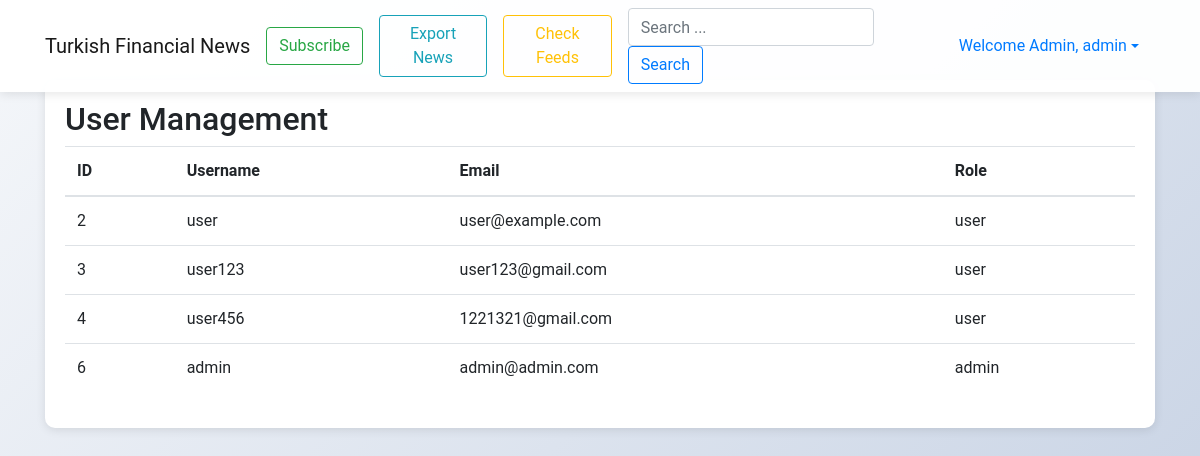
Screenshot of /admin_users.php (signed in) with the database file from the repository.
### tables this page shows
CREATE TABLE `users` (
  `id` int(11) NOT NULL,
  `username` varchar(50) NOT NULL,
  `password` varchar(255) NOT NULL,
  `email` varchar(100) NOT NULL,
  `role` enum('user','admin') DEFAULT 'user',
  `created_at` timestamp NOT NULL DEFAULT current_timestamp(),
  `profile_picture` varchar(255) DEFAULT NULL
);

### public/admin_users.php (the view, shortened to what this page needs)
<?php
require_once 'config.php';
$query = "SELECT id, username, email, role FROM users";
$result = $conn->query($query);
?>
<!DOCTYPE html>
<html lang="en">
<head>
    <link rel="stylesheet" href="https://maxcdn.bootstrapcdn.com/bootstrap/4.5.2/css/bootstrap.min.css">
</head>
<body>
    <?php include 'navbar.php'; ?>
    <div class="container container-main">
        <div class="admin-card">
            <h2>User Management</h2>
            <table class="table">
                <thead>
                    <tr>
                        <th>ID</th>
                        <th>Username</th>
                        <th>Email</th>
                        <th>Role</th>
                    </tr>
                </thead>
                <tbody>
                    <?php while($user = $result->fetch_assoc()): ?>
                        <tr>
                            <td><?php echo htmlspecialchars($user['id']); ?></td>
                            <td><?php echo htmlspecialchars($user['username']); ?></td>
                            <td><?php echo htmlspecialchars($user['email']); ?></td>
                            <td><?php echo htmlspecialchars($user['role']); ?></td>
                        </tr>
                    <?php endwhile; ?>
                </tbody>
            </table>
        </div>
    </div>
</body>
</html>

### public/navbar.php (shortened to what this page needs)
<nav class="navbar navbar-expand-lg fixed-top navbar-light">
    <div class="container">
        <a class="navbar-brand" href="index.php">Turkish Financial News</a>
        <div class="collapse navbar-collapse justify-content-end" id="navbarNav">
            <a href="subscribe.php" class="btn btn-outline-success mr-3">Subscribe</a>
            <a href="export_news.php" class="btn btn-outline-info mr-3">Export News</a>
            <a href="check_feeds.php" class="btn btn-outline-warning mr-3">Check Feeds</a>
            <form method="GET" action="index.php" class="form-inline my-2 my-lg-0 search-form-nav mr-3">
                <input type="text" name="search" class="form-control mr-2" placeholder="Search ...">
                <button type="submit" class="btn btn-outline-primary my-2 my-sm-0">Search</button>
            </form>
            <?php if(isset($_SESSION['user_id'])): ?>
                <div class="nav-item dropdown">
                    <a class="nav-link dropdown-toggle d-flex align-items-center" href="#" id="navbarDropdown" role="button" data-toggle="dropdown">
                        <?php if(isset($_SESSION['role']) && $_SESSION['role'] === 'admin'): ?>
                            Welcome Admin, <?php echo htmlspecialchars($_SESSION['username']); ?>
                        <?php else: ?>
                            Welcome, <?php echo htmlspecialchars($_SESSION['username']); ?>
                        <?php endif; ?>
                    </a>
                </div>
            <?php endif; ?>
        </div>
    </div>
</nav>

### public/admin_users.php (style rules this page uses)
.container-main { padding-top: 80px; }
.admin-card { background: white; padding: 20px; border-radius: 10px; box-shadow: 0 2px 10px rgba(0,0,0,0.1); }
body { font-family: 'Roboto', sans-serif; background: linear-gradient(135deg, #f5f7fa 0%, #c3cfe2 100%); min-height: 100vh; }
.navbar { background: rgba(255, 255, 255, 0.95); box-shadow: 0 2px 10px rgba(0,0,0,0.1); }

### rows the page displays
users: id "2", username "user", email "user@example.com", role "user"
users: id "3", username "user123", email "user123@gmail.com", role "user"
users: id "4", username "user456", email "1221321@gmail.com", role "user"
users: id "6", username "admin", email "admin@admin.com", role "admin"

### other values shown
$_SESSION['username'] "admin"
